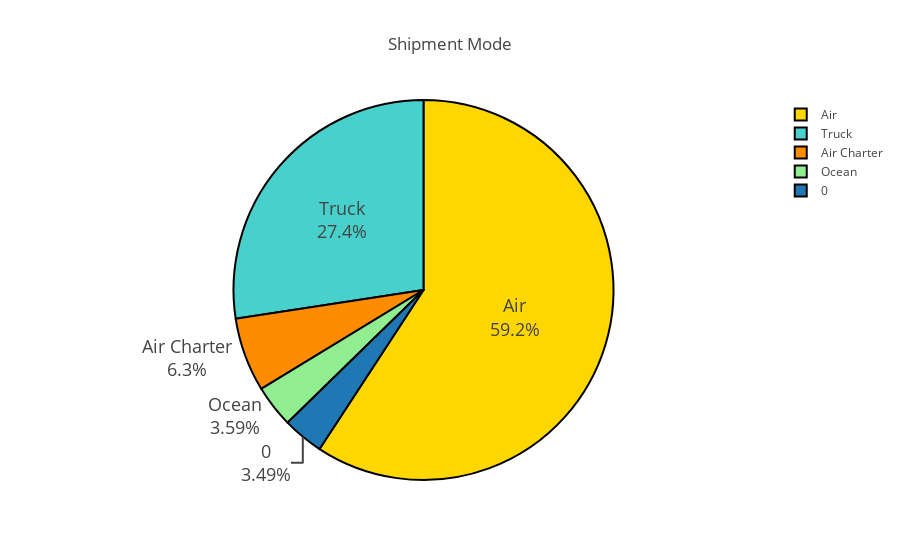

Source (notebook cell):
### Code cell
ShipMode = Data["Shipment Mode"].value_counts()
labels = (np.array(ShipMode.index))
size = (np.array((ShipMode / ShipMode.sum())*100))

trace = go.Pie(labels=labels, values=size)
layout = go.Layout(title="Shipment Mode")
dat = [trace]
fig = go.Figure(data=dat, layout=layout)
colors = ['gold', 'mediumturquoise', 'darkorange', 'lightgreen']
fig.update_traces(hoverinfo='label', textinfo='label+percent', textfont_size=18,
                  marker=dict(colors=colors, line=dict(color='#000000', width=2)))
py.iplot(fig, filename="Shipment Mode")

### Figure 1 — Plotly figure (JSON) as saved in the notebook; plotly's stock layout.template omitted (floating-point values rounded to 4 significant figures)
{"data": [{"hoverinfo": "label", "labels": ["Air", "Truck", "Air Charter", "Ocean", 0], "marker": {"colors": ["gold", "mediumturquoise", "darkorange", "lightgreen"], "line": {"color": "#000000", "width": 2}}, "textfont": {"size": 18}, "textinfo": "label+percent", "type": "pie", "uid": "0794e9c4-c2a4-4d74-b94e-88cc394e71cc", "values": [59.21, 27.41, 6.296, 3.594, 3.487]}], "layout": {"title": {"text": "Shipment Mode"}}}
